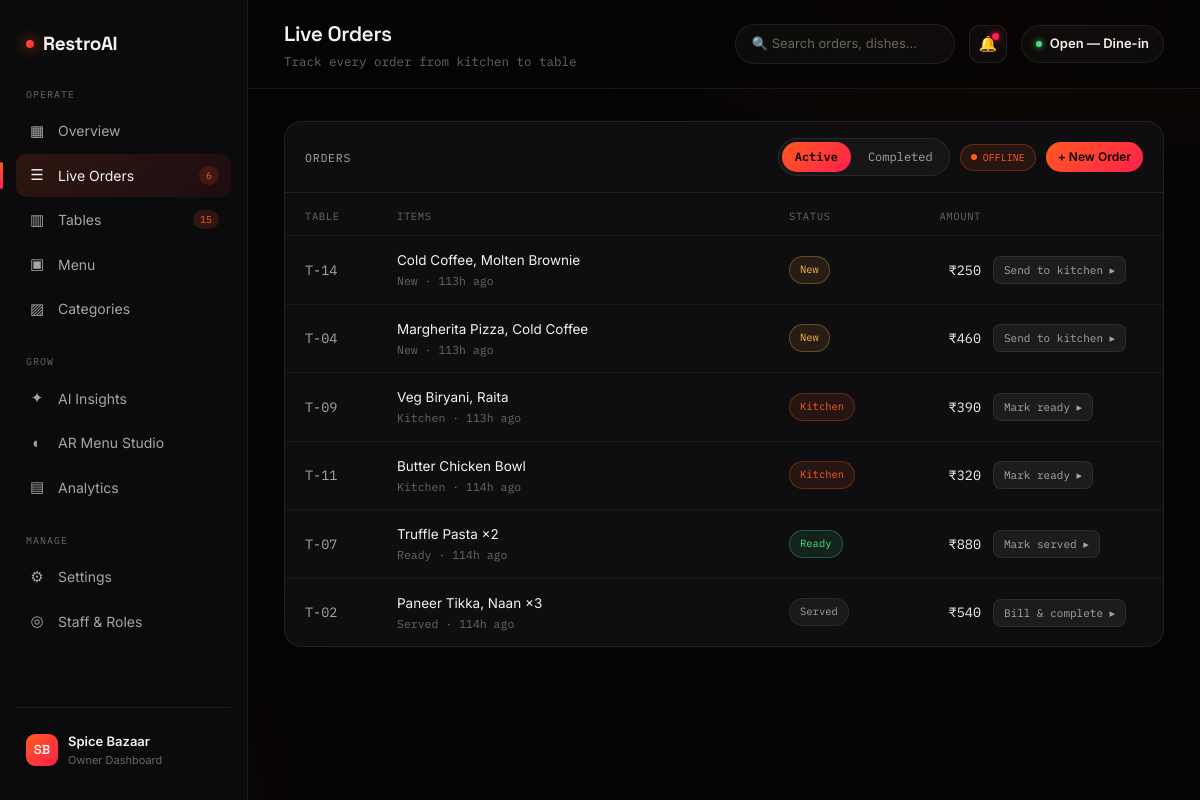
Page /Restro/orders.php (signed in) on the committed database.
### tables this page shows
CREATE TABLE IF NOT EXISTS orders (
  id           INT UNSIGNED AUTO_INCREMENT PRIMARY KEY,
  order_key    VARCHAR(32)   NOT NULL COMMENT 'Unique id for this order, e.g. ord_k1l2m3',
  restro_key   VARCHAR(32)   NOT NULL COMMENT 'Which restaurant this order belongs to',
  table_key    VARCHAR(32)   NOT NULL COMMENT 'Which table placed the order',
  status       ENUM('new','kitchen','ready','served','completed') NOT NULL DEFAULT 'new',
  total_amount DECIMAL(10,2) NOT NULL DEFAULT 0.00,
  items_summary TEXT         NULL COMMENT 'Optional comma-separated snapshot for quick display',
  ordered_at   DATETIME      NOT NULL DEFAULT CURRENT_TIMESTAMP,
  updated_at   DATETIME      NOT NULL DEFAULT CURRENT_TIMESTAMP ON UPDATE CURRENT_TIMESTAMP,

  UNIQUE KEY uq_orders_order_key (order_key),
  KEY idx_orders_restro_key (restro_key),
  KEY idx_orders_table_key (table_key),
  KEY idx_orders_restro_status (restro_key, status),
  KEY idx_orders_ordered_at (ordered_at),

  CONSTRAINT fk_orders_restro
    FOREIGN KEY (restro_key) REFERENCES restaurants (restro_key)
    ON UPDATE CASCADE ON DELETE CASCADE,

  CONSTRAINT fk_orders_table
    FOREIGN KEY (table_key) REFERENCES restaurant_tables (table_key)
    ON UPDATE CASCADE ON DELETE RESTRICT
);

CREATE TABLE IF NOT EXISTS restaurant_tables (
  id         INT UNSIGNED AUTO_INCREMENT PRIMARY KEY,
  table_key  VARCHAR(32)  NOT NULL COMMENT 'Unique id for this table, e.g. tbl_m7n8o9',
  restro_key VARCHAR(32)  NOT NULL COMMENT 'Which restaurant owns this table',
  table_name VARCHAR(50)  NOT NULL COMMENT 'Display name, e.g. T-01',
  seats      INT UNSIGNED NOT NULL DEFAULT 2,
  created_at DATETIME     NOT NULL DEFAULT CURRENT_TIMESTAMP,
  updated_at DATETIME     NOT NULL DEFAULT CURRENT_TIMESTAMP ON UPDATE CURRENT_TIMESTAMP,

  UNIQUE KEY uq_tables_table_key (table_key),
  UNIQUE KEY uq_tables_restro_name (restro_key, table_name),
  KEY idx_tables_restro_key (restro_key),

  CONSTRAINT fk_tables_restro
    FOREIGN KEY (restro_key) REFERENCES restaurants (restro_key)
    ON UPDATE CASCADE ON DELETE CASCADE
);

### Restro/orders.php (the view, shortened to what this page needs)
<?php
require_once __DIR__ . '/../database/db.php';
$restro_key = $_SESSION['restro_key'];
extract(restro_load_nav($conn, $restro_key));
$tab = (isset($_GET['tab']) && $_GET['tab'] === 'completed') ? 'completed' : 'active';
$status_label = ['new' => 'New', 'kitchen' => 'Kitchen', 'ready' => 'Ready', 'served' => 'Served', 'completed' => 'Completed'];
$status_next = ['new' => 'Send to kitchen ▸', 'kitchen' => 'Mark ready ▸', 'ready' => 'Mark served ▸', 'served' => 'Bill & complete ▸'];
function timeAgo($datetime) {
    $mins = max(0, (int) round((time() - strtotime($datetime)) / 60));
    return (int) round($mins / 60) . 'h ago';
}
if ($tab === 'completed') {
    $order_sql = "
        SELECT o.order_key, o.table_key, t.table_name, o.status, o.total_amount, o.items_summary, o.ordered_at
        FROM orders o
        JOIN restaurant_tables t ON t.table_key = o.table_key
        WHERE o.restro_key = ? AND o.status = 'completed'
        ORDER BY o.ordered_at DESC
        LIMIT 50
    ";
} else {
    $order_sql = "
        SELECT o.order_key, o.table_key, t.table_name, o.status, o.total_amount, o.items_summary, o.ordered_at
        FROM orders o
        JOIN restaurant_tables t ON t.table_key = o.table_key
        WHERE o.restro_key = ? AND o.status != 'completed'
        ORDER BY o.ordered_at DESC
    ";
}
$stmt = mysqli_prepare($conn, $order_sql);
mysqli_stmt_bind_param($stmt, 's', $restro_key);
mysqli_stmt_execute($stmt);
$orders = mysqli_fetch_all(mysqli_stmt_get_result($stmt), MYSQLI_ASSOC);
?>
<!DOCTYPE html>
<html lang="en">
<head>
<link rel="stylesheet" href="assets/style.css?v=<?php echo @filemtime(__DIR__ . '/assets/style.css'); ?>">
</head>
<body>
<div class="shell">
  <?php include __DIR__ . '/includes/sidebar.php'; ?>
  <div class="main">
    <div class="topbar">
      <div><h1>Live Orders</h1><div class="sub">Track every order from kitchen to table</div></div>
      <div class="topbar-right">
        <div class="search-box">🔍 Search orders, dishes…</div>
        <div class="icon-btn" id="bellIcon">🔔<span class="dot"></span><span class="bell-count" id="bellCount">0</span></div>
        <div class="restaurant-pill"><span class="dot"></span>Open — Dine-in</div>
      </div>
    </div>
    <div class="content">
      <div class="panel">
        <div class="panel-inner-head">
          <div class="title">Orders</div>
            <div style="display:flex;align-items:center;gap:10px;">
            <div class="tab-row">
              <a href="orders.php?tab=active" class="tab-btn<?php echo $tab === 'active' ? ' active' : ''; ?>">Active</a>
              <a href="orders.php?tab=completed" class="tab-btn<?php echo $tab === 'completed' ? ' active' : ''; ?>">Completed</a>
            </div>
            <?php if ($tab === 'active'): ?>
            <div class="live-pill" id="ordersLivePill">CONNECTING</div>
            <?php endif; ?>
            <a href="orders.php?new=1&amp;tab=<?php echo urlencode($tab); ?>" class="btn btn-primary btn-sm">+ New Order</a>
          </div>
        </div>
        <div class="order-row head">
          <div>Table</div><div>Items</div><div>Status</div><div style="text-align:right;">Amount</div><div></div>
        </div>
        <div id="ordersLiveList">
        <?php if (count($orders) === 0): ?>
          <div class="empty-note"><?php echo $tab === 'completed' ? 'No completed orders yet.' : 'No active orders — tap "+ New Order" to add one.'; ?></div>
        <?php else: ?>
          <?php foreach ($orders as $o): ?>
            <div class="order-row" data-order-key="<?php echo htmlspecialchars($o['order_key']); ?>">
              <div class="table-id"><?php echo htmlspecialchars($o['table_name']); ?></div>
              <div class="items"><?php echo htmlspecialchars($o['items_summary']); ?><span><?php echo $tab === 'completed' ? 'Completed' : htmlspecialchars($status_label[$o['status']] ?? $o['status']); ?> · <?php echo timeAgo($o['ordered_at']); ?></span></div>
              <div><span class="status-pill status-<?php echo htmlspecialchars($o['status']); ?>"><?php echo htmlspecialchars($status_label[$o['status']] ?? $o['status']); ?></span></div>
              <div class="amount">₹<?php echo number_format((float) $o['total_amount'], 0, '.', ','); ?></div>
              <div class="action-cell">
                <?php if ($o['status'] !== 'completed' && isset($status_next[$o['status']])): ?>
                  <?php if ($o['status'] === 'served'): ?>
                    <a href="tables.php?checkout=<?php echo urlencode($o['table_key']); ?>&return=<?php echo urlencode('orders.php?tab=' . $tab); ?>" class="advance-btn"><?php echo htmlspecialchars($status_next['served']); ?></a>
                  <?php else: ?>
                  <form method="post" action="orders.php?tab=<?php echo urlencode($tab); ?>" style="display:inline;">
                    <button type="submit" class="advance-btn"><?php echo htmlspecialchars($status_next[$o['status']]); ?></button>
                  </form>
                  <?php endif; ?>
                <?php endif; ?>
              </div>
            </div>
          <?php endforeach; ?>
        <?php endif; ?>
        </div>
      </div>
    </div>
  </div>
</div>
</body>
</html>

### Restro/orders.php (style rules this page uses)
.icon-btn { position:relative; }

### rows in the picture
orders: restaurant_tables.table_name "T-14", items_summary "Cold Coffee, Molten Brownie", status "New", ordered_at "113h ago", total_amount "250", status "Send to kitchen ▸"
orders: restaurant_tables.table_name "T-04", items_summary "Margherita Pizza, Cold Coffee", status "New", ordered_at "113h ago", total_amount "460", status "Send to kitchen ▸"
orders: restaurant_tables.table_name "T-09", items_summary "Veg Biryani, Raita", status "Kitchen", ordered_at "113h ago", total_amount "390", status "Mark ready ▸"
orders: restaurant_tables.table_name "T-11", items_summary "Butter Chicken Bowl", status "Kitchen", ordered_at "114h ago", total_amount "320", status "Mark ready ▸"
orders: restaurant_tables.table_name "T-07", items_summary "Truffle Pasta ×2", status "Ready", ordered_at "114h ago", total_amount "880", status "Mark served ▸"
orders: restaurant_tables.table_name "T-02", items_summary "Paneer Tikka, Naan ×3", status "Served", ordered_at "114h ago", total_amount "540"

### other values in the picture
$nav_order_count "6"
$nav_table_count "15"
$owner_initials "SB"
$restaurant_name "Spice Bazaar"
